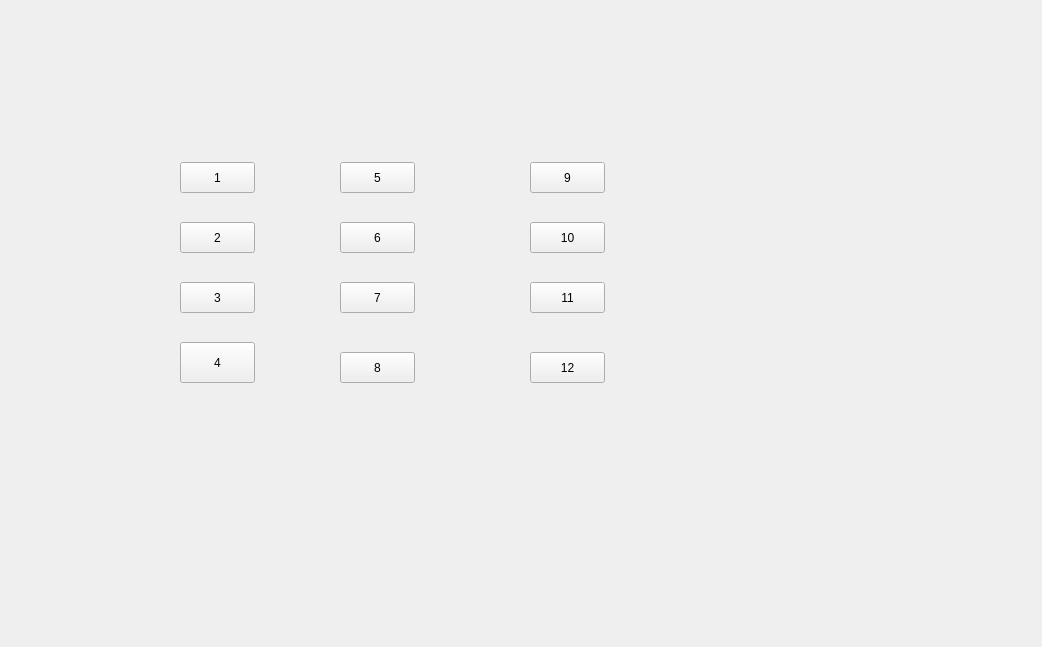
<?xml version="1.0" encoding="UTF-8"?>
<ui version="4.0">
 <class>Widget</class>
 <widget class="QWidget" name="Widget">
  <property name="geometry">
   <rect>
    <x>0</x>
    <y>0</y>
    <width>1042</width>
    <height>647</height>
   </rect>
  </property>
  <property name="focusPolicy">
   <enum>Qt::StrongFocus</enum>
  </property>
  <property name="windowTitle">
   <string>Widget</string>
  </property>
  <widget class="QPushButton" name="pushButton">
   <property name="geometry">
    <rect>
     <x>180</x>
     <y>162</y>
     <width>75</width>
     <height>31</height>
    </rect>
   </property>
   <property name="focusPolicy">
    <enum>Qt::NoFocus</enum>
   </property>
   <property name="text">
    <string>1</string>
   </property>
  </widget>
  <widget class="QPushButton" name="pushButton_2">
   <property name="geometry">
    <rect>
     <x>180</x>
     <y>222</y>
     <width>75</width>
     <height>31</height>
    </rect>
   </property>
   <property name="focusPolicy">
    <enum>Qt::NoFocus</enum>
   </property>
   <property name="text">
    <string>2</string>
   </property>
  </widget>
  <widget class="QPushButton" name="pushButton_3">
   <property name="geometry">
    <rect>
     <x>180</x>
     <y>282</y>
     <width>75</width>
     <height>31</height>
    </rect>
   </property>
   <property name="focusPolicy">
    <enum>Qt::NoFocus</enum>
   </property>
   <property name="text">
    <string>3</string>
   </property>
  </widget>
  <widget class="QPushButton" name="pushButton_4">
   <property name="geometry">
    <rect>
     <x>180</x>
     <y>342</y>
     <width>75</width>
     <height>41</height>
    </rect>
   </property>
   <property name="focusPolicy">
    <enum>Qt::NoFocus</enum>
   </property>
   <property name="text">
    <string>4</string>
   </property>
  </widget>
  <widget class="QPushButton" name="pushButton_5">
   <property name="geometry">
    <rect>
     <x>340</x>
     <y>162</y>
     <width>75</width>
     <height>31</height>
    </rect>
   </property>
   <property name="text">
    <string>5</string>
   </property>
  </widget>
  <widget class="QPushButton" name="pushButton_6">
   <property name="geometry">
    <rect>
     <x>340</x>
     <y>222</y>
     <width>75</width>
     <height>31</height>
    </rect>
   </property>
   <property name="text">
    <string>6</string>
   </property>
  </widget>
  <widget class="QPushButton" name="pushButton_7">
   <property name="geometry">
    <rect>
     <x>340</x>
     <y>282</y>
     <width>75</width>
     <height>31</height>
    </rect>
   </property>
   <property name="text">
    <string>7</string>
   </property>
  </widget>
  <widget class="QPushButton" name="pushButton_8">
   <property name="geometry">
    <rect>
     <x>340</x>
     <y>352</y>
     <width>75</width>
     <height>31</height>
    </rect>
   </property>
   <property name="text">
    <string>8</string>
   </property>
  </widget>
  <widget class="QPushButton" name="pushButton_9">
   <property name="geometry">
    <rect>
     <x>530</x>
     <y>162</y>
     <width>75</width>
     <height>31</height>
    </rect>
   </property>
   <property name="text">
    <string>9</string>
   </property>
  </widget>
  <widget class="QPushButton" name="pushButton_10">
   <property name="geometry">
    <rect>
     <x>530</x>
     <y>222</y>
     <width>75</width>
     <height>31</height>
    </rect>
   </property>
   <property name="text">
    <string>10</string>
   </property>
  </widget>
  <widget class="QPushButton" name="pushButton_11">
   <property name="geometry">
    <rect>
     <x>530</x>
     <y>282</y>
     <width>75</width>
     <height>31</height>
    </rect>
   </property>
   <property name="text">
    <string>11</string>
   </property>
  </widget>
  <widget class="QPushButton" name="pushButton_12">
   <property name="geometry">
    <rect>
     <x>530</x>
     <y>352</y>
     <width>75</width>
     <height>31</height>
    </rect>
   </property>
   <property name="text">
    <string>12</string>
   </property>
  </widget>
 </widget>
 <layoutdefault spacing="6" margin="11"/>
 <resources/>
 <connections/>
</ui>
